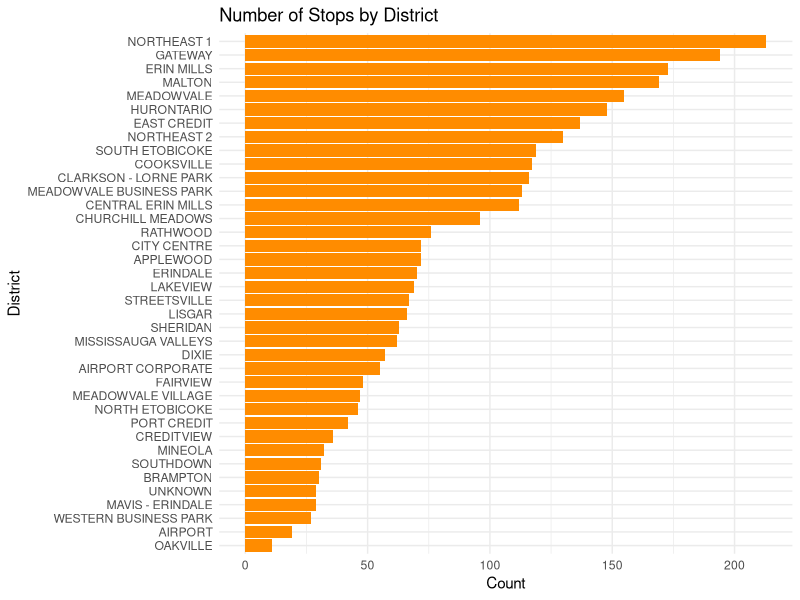
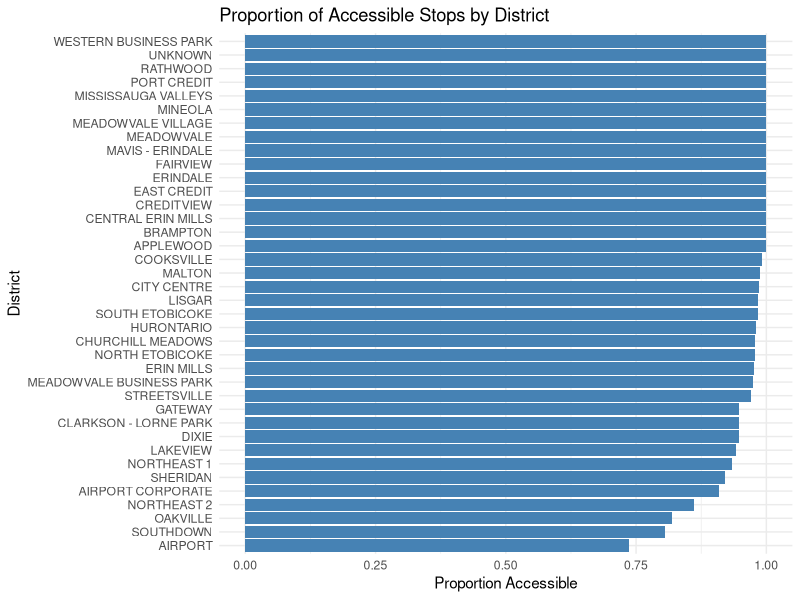
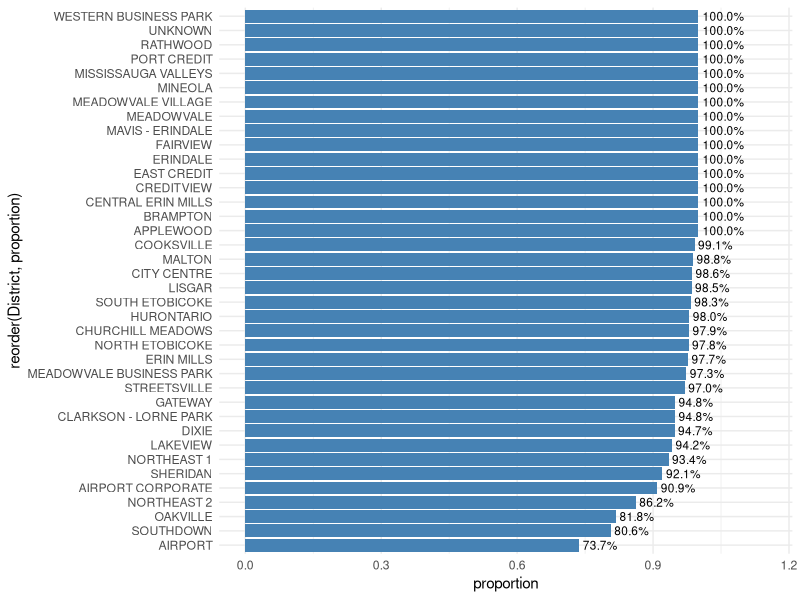
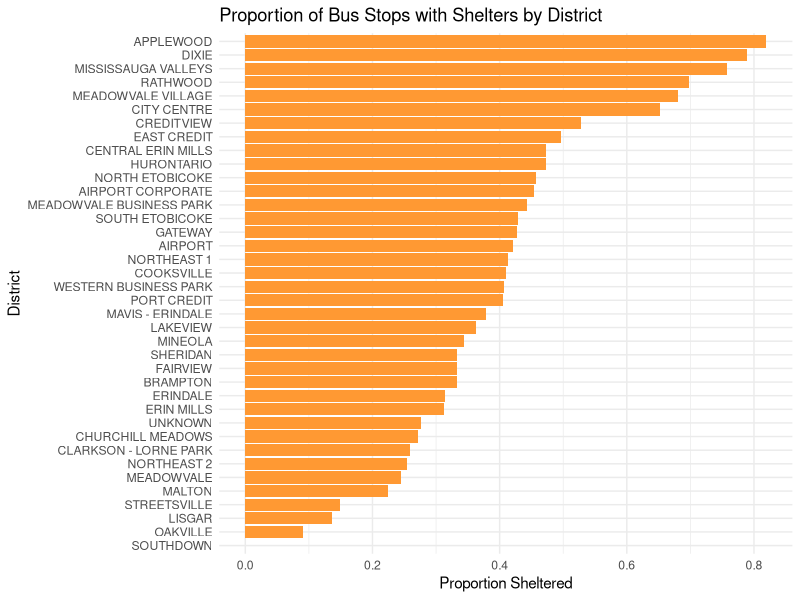
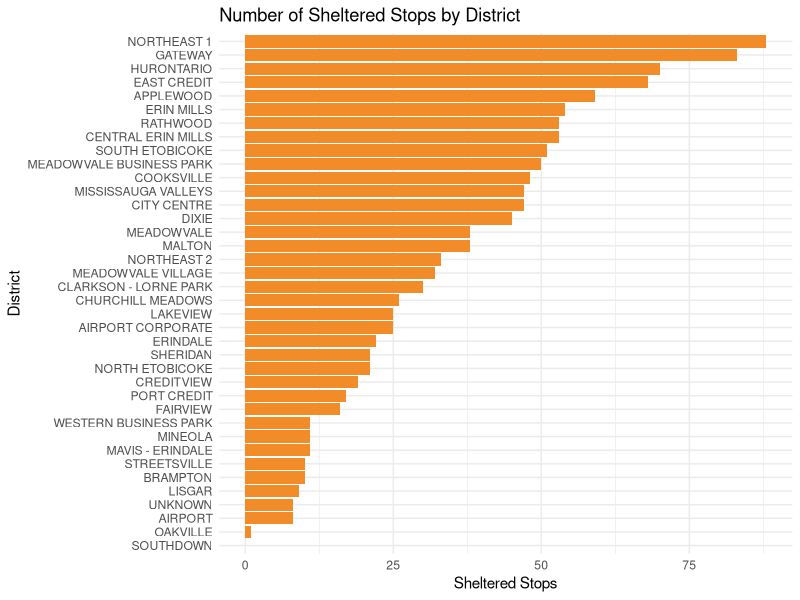

These figures' R source, in order:
## ---- chunk 1
df = read.csv("./Datasets/MiWay_Bus_Stops_-4490514804018385747.csv")
head(df)
df$District[df$District == ""] <- "UNKNOWN"
## ---- chunk 2
library(dplyr)
library(ggplot2)
# install.packages("dplyr")
# install.packages("ggplot2")
counts <- df %>%
  group_by(District) %>%
  summarise(n = n()) %>%
  arrange(desc(n))
head(counts)
## ---- chunk 3
ggplot(counts, aes(x = n, y = reorder(District, n))) +
  geom_col(fill = "darkorange") +
  labs(
    title = "Number of Stops by District",
    x = "Count",
    y = "District"
  ) +
  theme_minimal()

## ---- chunk 4
unique(df$District)
## ---- chunk 5
access_summary <- df %>%
  group_by(District) %>%
  summarise(
    accessible = sum(Accessible),
    total = n(),
    proportion = accessible / total
  ) %>%
  arrange(desc(proportion))


## ---- chunk 6
ggplot(access_summary, aes(x = proportion, y = reorder(District, proportion))) +
  geom_col(fill = "steelblue") +
  labs(
    title = "Proportion of Accessible Stops by District",
    x = "Proportion Accessible",
    y = "District"
  ) +
  theme_minimal()


## ---- chunk 7
ggplot(access_summary, aes(x = proportion, y = reorder(District, proportion))) +
  geom_col(fill = "steelblue") +
  geom_text(aes(label = sprintf("%.1f%%", proportion * 100)),
            hjust = -0.1, size = 3) +
  xlim(0, 1.15) +
  theme_minimal()
## ---- chunk 8
shelter_summary <- df %>%
  group_by(District) %>%
  summarise(
    shelters = sum(Shelter),
    total = n(),
    proportion_sheltered = shelters / total
  ) %>%
  arrange(desc(proportion_sheltered))
head(shelter_summary)

## ---- chunk 9
library(ggplot2)

ggplot(shelter_summary, aes(x = proportion_sheltered, 
                            y = reorder(District, proportion_sheltered))) +
  geom_col(fill = "#FF9933") +
  labs(
    title = "Proportion of Bus Stops with Shelters by District",
    x = "Proportion Sheltered",
    y = "District"
  ) +
  theme_minimal()

## ---- chunk 10
ggplot(shelter_summary, aes(x = shelters, y = reorder(District, shelters))) +
  geom_col(fill = "#F28C28") +
  labs(
    title = "Number of Sheltered Stops by District",
    x = "Sheltered Stops",
    y = "District"
  ) +
  theme_minimal()

